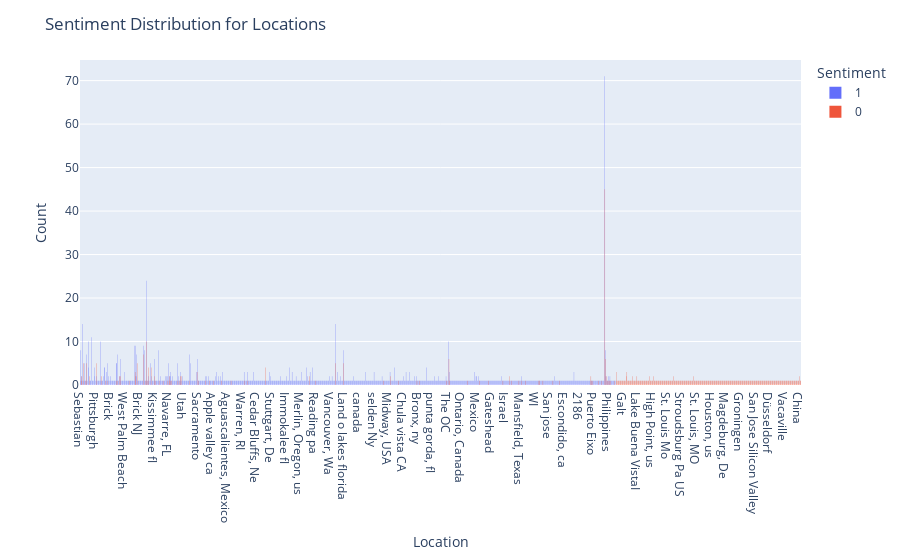

Notebook code cell kept with this figure:
### Code cell
# Check sentiment distribution by location
fig = px.histogram(df, x='Location', color='Sentiment', barmode='group')
fig.update_layout(title=f'Sentiment Distribution for Locations', xaxis_title='Location', yaxis_title='Count')
fig.show()

### Figure 1 — Plotly figure (JSON) as saved in the notebook; plotly's stock layout.template omitted (floating-point values rounded to 4 significant figures; data arrays with more than 128 entries replaced by an {"elided": "..."} marker saying what was removed)
{"data": [{"alignmentgroup": "True", "bingroup": "x", "hovertemplate": "Sentiment=1<br>Location=%{x}<br>count=%{y}<extra></extra>", "legendgroup": "1", "marker": {"color": "#636efa", "pattern": {"shape": ""}}, "name": "1", "offsetgroup": "1", "orientation": "v", "showlegend": true, "type": "histogram", "x": {"elided": "1213 str values"}, "xaxis": "x", "yaxis": "y"}, {"alignmentgroup": "True", "bingroup": "x", "hovertemplate": "Sentiment=0<br>Location=%{x}<br>count=%{y}<extra></extra>", "legendgroup": "0", "marker": {"color": "#EF553B", "pattern": {"shape": ""}}, "name": "0", "offsetgroup": "0", "orientation": "v", "showlegend": true, "type": "histogram", "x": {"elided": "498 str values"}, "xaxis": "x", "yaxis": "y"}], "layout": {"barmode": "group", "legend": {"title": {"text": "Sentiment"}, "tracegroupgap": 0}, "margin": {"t": 60}, "title": {"text": "Sentiment Distribution for Locations"}, "xaxis": {"anchor": "y", "domain": [0, 1], "title": {"text": "Location"}}, "yaxis": {"anchor": "x", "domain": [0, 1], "title": {"text": "Count"}}}}
